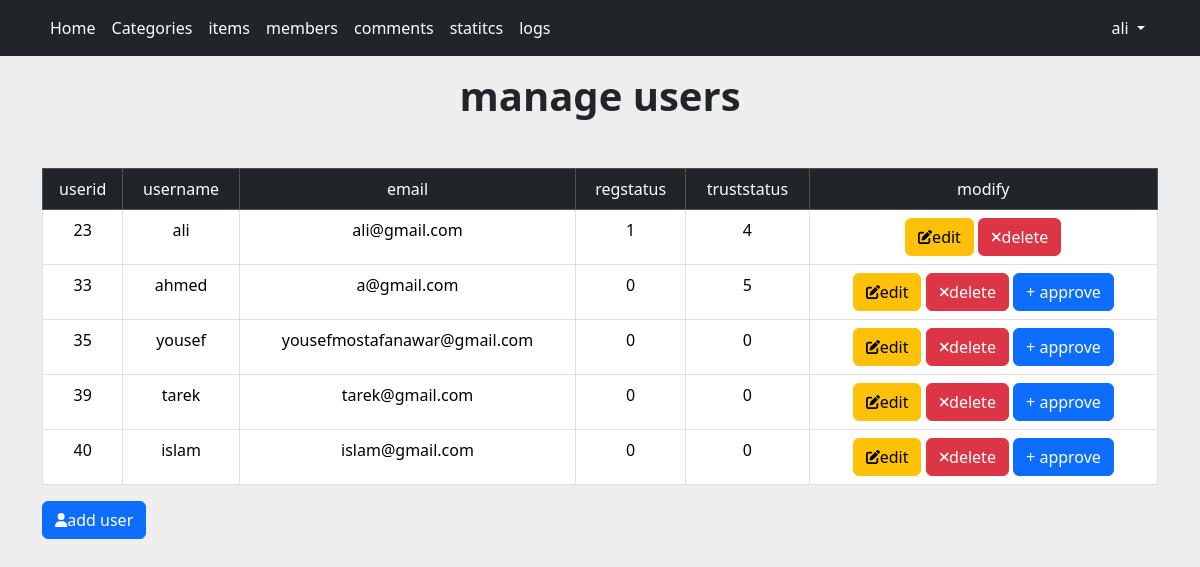
Screenshot of /admin/members.php (signed in) with the database file from the repository.
### tables this page shows
CREATE TABLE `users` (
  `user_id` int(11) NOT NULL,
  `username` varchar(30) NOT NULL,
  `password` varchar(100) NOT NULL,
  `email` varchar(50) NOT NULL,
  `fullname` varchar(40) NOT NULL,
  `groupid` int(11) NOT NULL,
  `truststatus` int(11) NOT NULL,
  `regstatus` int(11) NOT NULL
);

### admin/members.php (the view, shortened to what the rows shown need)
<?php
if (isset($_SESSION['username'])) {
    include("init.php");
    $do = isset($_GET['do']) ? $_GET['do'] : 'manage';
    if ($do == 'manage') {
        include("nav.php");
        $sql = "select * from users ";
        try {
            $res = $con->query($sql);
        } catch (Exception $e) {
            echo $e->getMessage();
        }
?>
        <div class="container">
            <h1 class="text-center mt-3 fw-bold mb-5">manage users</h1>
            <table class="table table-bordered">
                <?php
                while ($row = $res->fetch_assoc()) {
                    echo "<tr class='text-center'>";
                    echo "<td>$row[user_id]</td>";
                    echo "<td>$row[username]</td>";
                    echo "<td>$row[email]</td>";
                    echo "<td>$row[regstatus]</td>";
                    echo "<td>$row[truststatus]</td>";
                ?>
                    <td class=''>
                        <span><a href="?do=edit&id=<?php echo $row['user_id'] ?>" class=" btn btn-warning"><i class="fa fa-edit fa-sm"></i>edit</a></span>
                        <span><a href="?do=delete&id=<?php echo $row['user_id'] ?>" class=" btn btn-danger"><i class="fa fa-remove fa-sm"></i>delete</a></span>
                        <?php
                        if ($row['regstatus'] == 0) {
                        ?>
                            <span><a href="?do=activate&id=<?php echo $row['user_id'] ?>" class="btn btn-primary">+ approve</a></span>
                        <?php
                        }
                        ?>
                    </td>
                <?php
                    echo "</tr>";
                }
                ?>
            </table>
        </div>
    <?php
    } else if ($do == 'add') {
        if ($_SERVER['REQUEST_METHOD'] == 'POST') {
            $name = $_POST['name'];
            $email = $_POST['mail'];
            $pass = $_POST['pass'];
            $fullname = $_POST['fullname'];
            $status = $_POST['status'];
            $groupid = $_POST['groupid'];
            $regstatus = $_POST['regstatus'];
            $formerrors = array();
            if (empty($name)) {
                $formerrors[] = 'the name is empty';
            }
            if (empty($pass)) {
                $formerrors[] = 'the pass is empty';
            }
            if (empty($email)) {
                $formerrors[] = 'the email is empty';
            }
            if (empty($fullname)) {
                $formerrors[] = 'the fullname is empty';
            }
            $pass = sha1($pass);
            if (empty($formerrors)) {
                $count = checkrow($name,'username', 'users');
                if ($count < 1) {
                    $sql = "insert into users (username,email,password,fullname,truststatus,groupid,regstatus) values('$name','$email','$pass','$fullname','$status','$groupid','$regstatus');";
                    try {
                        $res = mysqli_query($con, $sql);
                        if ($res) {
                            $msg= "<div class=\"alert alert-success alert-sm\">user has added successfully</div>";
                            redirect($msg,3,'');
                        }
                    } catch (exception $e) {
                        echo $e->getMessage();
                        echo 'not found';
                    }
                } else {
                    echo "<div class=\"alert alert-warning alert-sm\">failed to add this username has aleardy found</div>";
                }
            }
        }
    ?>
        <div class="container">
            <?php
            if (!empty($formerrors)) {
                foreach ($formerrors as $error) {
                    echo "<div class=\"alert alert-danger alert-sm\">$error</div>";
                }
            }
            ?>
            <form action="?do=add" method='POST' class="membersform">
                <h1 class="text-center mt-3 fw-bold mb-5">add user</h1>
                <div class="row mb-3">
                    <label for="name" class="col-sm-1 col-form-label">username</label>
                    <div class="col-sm-11">
                        <input type="text" class="form-control" id="name" name="name" value="<?php if (isset($name)) {
                                                                                                    echo $name;
                                                                                                } ?>" autocomplete="off">
                    </div>
                </div>
                <div class="row mb-3">
                    <label for="pass" class="col-sm-1 col-form-label">password</label>
                    <div class="col-sm-11">
                        <input type="password" class="form-control" id="pass" name="pass" value="<?php if (isset($pass)) {
                                                                                                        echo $pass;
                                                                                                    } ?>" autocomplete="off">
                    </div>
                </div>
                <div class="row mb-3">
                    <label for="email" class="col-sm-1 col-form-label">Email</label>
                    <div class="col-sm-11">
                        <input type="email" class="form-control" id="email" name="mail" value="<?php if (isset($email)) {
                                                                                                    echo $email;
                                                                                                } ?>" autocomplete="off">
                    </div>
                </div>
                <div class="row mb-3">
                    <label for="fullname" class="col-sm-1 col-form-label">fullname</label>
                    <div class="col-sm-11">
                        <input type="text" class="form-control" id="fullname" name="fullname" value="<?php if (isset($fullname)) {
                                                                                                            echo $fullname;
                                                                                                        } ?>" autocomplete="off">
                    </div>
                </div>
                <div class="row mb-3">
                    <label for="truststatus" class="col-sm-1 col-form-label">truststatus</label>
                    <div class="col-sm-11">
                        <input type="number" min='1' max='10' class="form-control" id="truststatus" name="status" value="<?php if (isset($status)) {
                                                                                                                                echo $status;
                                                                                                                            } ?>" autocomplete="off">
                    </div>
                </div>
                <div class="row mb-3">
                    <label for="inputEmail3" class="col-sm-1 col-form-label">groupid</label>
                    <div class="col-sm-11">
                        <div class="form-check">
                            <input class="form-check-input" type="radio" name="groupid" value='1' id="flexRadioDefault1">
                            <label class="form-check-label" for="flexRadioDefault1">
                                admin
                            </label>
                        </div>
                        <div class="form-check">
                            <input class="form-check-input" type="radio" name="groupid" id="flexRadioDefault2" value='0' checked>
                            <label class="form-check-label" for="flexRadioDefault2">
                                user
                            </label>
                        </div>
                    </div>
                </div>
                <div class="row mb-3">
                    <label for="inputEmail3" class="col-sm-1 col-form-label">regstatus</label>
                    <div class="col-sm-11">
                        <div class="form-check">
                            <input class="form-check-input" type="radio" name="regstatus" value='1' id="flexRadioDefault1">
                            <label class="form-check-label" for="flexRadioDefault1">
                                yes
                            </label>
                        </div>
                        <div class="form-check">
                            <input class="form-check-input" type="radio" name="regstatus" value='0' id="flexRadioDefault2" checked>
                            <label class="form-check-label" for="flexRadioDefault2">
                                no
                            </label>
                        </div>
                    </div>
                </div>
                <input type="submit" value="add" class="btn btn-primary mt-3">
            </form>
        </div>
        <?php
    } else if ($do == 'edit') {
        if (isset($_GET['id'])) {
            $id = $_GET['id'];
            $sql = "select * from users where user_id='$id' ";
            try {
                $res = mysqli_query($con, $sql);
                $row = mysqli_fetch_assoc($res);
                $name = $row['username'];
                $email = $row['email'];
                $pass = $row['password'];
                $fullname = $row['fullname'];
                $status = $row['truststatus'];
                $groupid = $row['groupid'];
                $regstatus = $row['regstatus'];
            } catch (exception $e) {
                echo $e->getMessage();
                echo "not found";
            }
            if ($_SERVER['REQUEST_METHOD'] == 'POST') {
                $name = $_POST['name'];
                $email = $_POST['mail'];
                $pass = $_POST['pass'];
                $fullname = $_POST['fullname'];
                $status = $_POST['status'];
                $groupid = $_POST['groupid'];
                $regstatus = $_POST['regstatus'];
                $sql = "update users set username='$name',email='$email',fullname='$fullname',truststatus='$status',groupid='$groupid',regstatus='$regstatus' where user_id='$id'";
                try {
                    $res = mysqli_query($con, $sql);
                    $msg = '<div class="alert alert-warning " >edited successfully</div>';
                    redirect($msg, 3, 'members.php');
                } catch (Exception $e) {
                    echo $e->getMessage();
                }
            }
        ?>
            <div class="container">
                <form action="" method='POST' class="membersform">
                    <h1 class="text-center mt-3 fw-bold mb-5">edit user</h1>
                    <div class="row mb-3">
                        <label for="name" class="col-sm-1 col-form-label">username</label>
                        <div class="col-sm-11">
                            <input type="text" class="form-control" id="name" name="name" value="<?php echo $name ?>" autocomplete="off">
                        </div>
                    </div>
                    <div class="row mb-3">
                        <label for="pass" class="col-sm-1 col-form-label">password</label>
                        <div class="col-sm-11">
                            <input type="password" class="form-control" id="pass" name="pass" value="<?php echo $pass ?>" autocomplete="off">
                        </div>
                    </div>
                    <div class="row mb-3">
                        <label for="email" class="col-sm-1 col-form-label">Email</label>
                        <div class="col-sm-11">
                            <input type="email" class="form-control" id="email" name="mail" value="<?php echo $email ?>" autocomplete="off">
                        </div>
                    </div>
                    <div class="row mb-3">
                        <label for="fullname" class="col-sm-1 col-form-label">fullname</label>
                        <div class="col-sm-11">
                            <input type="text" class="form-control" id="fullname" name="fullname" value="<?php echo $fullname ?>" autocomplete="off">
                        </div>
                    </div>
                    <div class="row mb-3">
                        <label for="truststatus" class="col-sm-1 col-form-label">truststatus</label>
                        <div class="col-sm-11">
                            <input type="number" min='1' max='10' class="form-control" id="truststatus" name="status" value="<?php echo $status ?>" autocomplete="off">
                        </div>
                    </div>
                    <div class="row mb-3">
                        <label for="flexRadioDefault2" class="col-sm-1 col-form-label">groupid</label>
                        <div class="col-sm-11">
                            <div class="form-check">
                                <input class="form-check-input" type="radio" name="groupid" value='1' id="flexRadioDefault1" <?php if ($groupid == '1') echo 'selected';  ?>>
                                <label class="form-check-label" for="flexRadioDefault1">
                                    admin
                                </label>
                            </div>
                            <div class="form-check">
                                <input class="form-check-input" type="radio" name="groupid" id="flexRadioDefault2" value='0' checked ?>
                                <label class="form-check-label" for="flexRadioDefault2">
                                    user
                                </label>
                            </div>
                        </div>
                    </div>
                    <div class="row mb-3">
                        <label for="flexRadioDefault4" class="col-sm-1 col-form-label">regstatus</label>
                        <div class="col-sm-11">
                            <div class="form-check">
                                <input class="form-check-input" type="radio" name="regstatus" value='1' id="flexRadioDefault3" <?php if ($regstatus == '1') echo 'selected';  ?>>
                                <label class="form-check-label" for="flexRadioDefault3">
                                    yes
                                </label>
                            </div>
                            <div class="form-check">
                                <input class="form-check-input" type="radio" name="regstatus" value='0' id="flexRadioDefault4" checked>
                                <label class="form-check-label" for="flexRadioDefault4">
                                    no
                                </label>
                            </div>
                        </div>
                    </div>
                    <input type="submit" value="edit" class="btn btn-primary mt-3">
                </form>
            </div>
        <?php
        } else {
            echo 'not found id';
        }
        ?>
    <?php
    } else if ($do == 'activate') {
    ?>
        <div class="container">
            <h1 class="text-center">activate page</h1>
        </div>
        <?php
        if (isset($_GET['id'])) {
            $id = $_GET['id'];
            $sql = "update users set regstatus='1' where user_id='$id'";
            try {
                $res = mysqli_query($con, $sql);
                $msg = '<div class="alert alert-warning " >activated successfully</div>';
                redirect($msg, 3, 'members.php');
            } catch (Exception $e) {
                echo $e->getMessage();
            }
        }
    } else if ($do == 'delete') {
        ?>
        <div class="container">
            <h1 class="text-center">delete page</h1>
        </div>
<?php
        if (isset($_GET['id'])) {
            $id = $_GET['id'];
            $sql = "delete from users where user_id='$id'";
            try {
                $res = mysqli_query($con, $sql);
                $msg = '<div class="alert alert-warning " >deleted successfully</div>';
                redirect($msg, 3, 'members.php');
            } catch (Exception $e) {
                echo $e->getMessage();
            }
        }
    }
    include $tmp . "/footer.php";
} else {
    include("init.php");
    $msg = '<div class="alert alert-warning " >yo not allowed in this page </div>';
    redirect($msg, 3, '');
    include $tmp . "/footer.php";
}

### rows the page displays
users: user_id "23", username "ali", email "ali@gmail.com", regstatus "1", truststatus "4"
users: user_id "33", username "ahmed", email "a@gmail.com", regstatus "0", truststatus "5"
users: user_id "35", username "yousef", email "yousefmostafanawar@gmail.com", regstatus "0", truststatus "0"
users: user_id "39", username "tarek", email "tarek@gmail.com", regstatus "0", truststatus "0"
users: user_id "40", username "islam", email "islam@gmail.com", regstatus "0", truststatus "0"

### other values shown
$_SESSION['username'] "ali"
